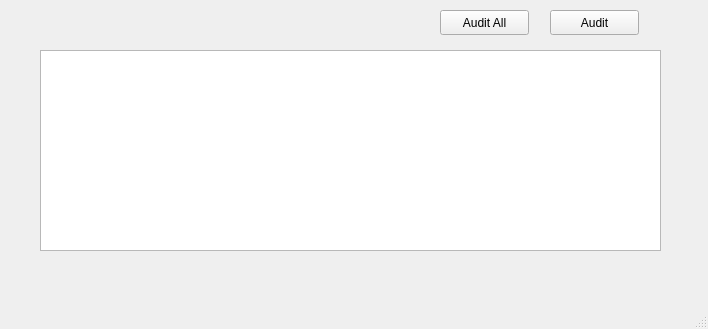
<?xml version="1.0" encoding="UTF-8"?>
<ui version="4.0">
 <class>MainWindow</class>
 <widget class="QMainWindow" name="MainWindow">
  <property name="geometry">
   <rect>
    <x>0</x>
    <y>0</y>
    <width>708</width>
    <height>329</height>
   </rect>
  </property>
  <property name="windowTitle">
   <string>MainWindow</string>
  </property>
  <widget class="QWidget" name="centralwidget">
   <widget class="QTableView" name="deviceTableView">
    <property name="geometry">
     <rect>
      <x>40</x>
      <y>50</y>
      <width>621</width>
      <height>201</height>
     </rect>
    </property>
    <property name="verticalScrollBarPolicy">
     <enum>Qt::ScrollBarAsNeeded</enum>
    </property>
    <property name="horizontalScrollBarPolicy">
     <enum>Qt::ScrollBarAlwaysOff</enum>
    </property>
   </widget>
   <widget class="QPushButton" name="auditAllButton">
    <property name="geometry">
     <rect>
      <x>440</x>
      <y>10</y>
      <width>89</width>
      <height>25</height>
     </rect>
    </property>
    <property name="text">
     <string>Audit All</string>
    </property>
   </widget>
   <widget class="QPushButton" name="auditButton">
    <property name="geometry">
     <rect>
      <x>550</x>
      <y>10</y>
      <width>89</width>
      <height>25</height>
     </rect>
    </property>
    <property name="text">
     <string>Audit</string>
    </property>
   </widget>
  </widget>
  <widget class="QMenuBar" name="menubar">
   <property name="geometry">
    <rect>
     <x>0</x>
     <y>0</y>
     <width>708</width>
     <height>22</height>
    </rect>
   </property>
  </widget>
  <widget class="QStatusBar" name="statusbar"/>
 </widget>
 <resources/>
 <connections/>
</ui>
